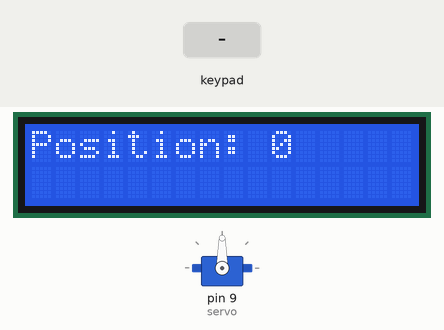
Recording of a sketch running on a simulated Arduino Uno, built with avr-gcc and run on an emulated ATmega328P. On the bench: 16×2 character LCD, servo. The inputs (shaded band) are chosen by the test bench.

Above: at 2.2 s.
2.3 s: key 'U' pressed
At 3.0 s:
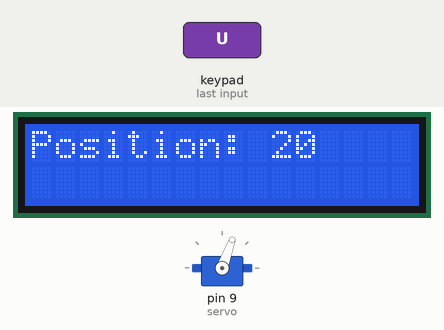
5.3 s: key 'R' pressed
At 5.8 s:
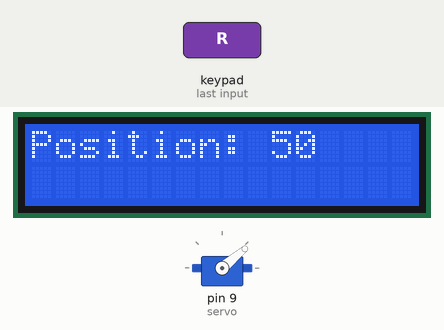
6.9 s: key 'L' pressed
At 8.3 s:
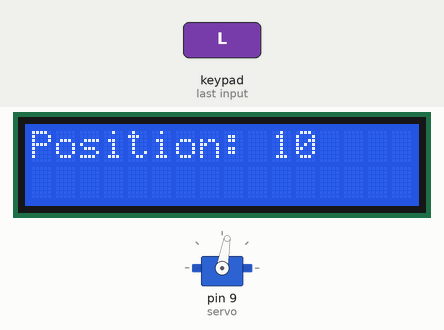
8.6 s: key 'D' pressed
At 9.6 s:
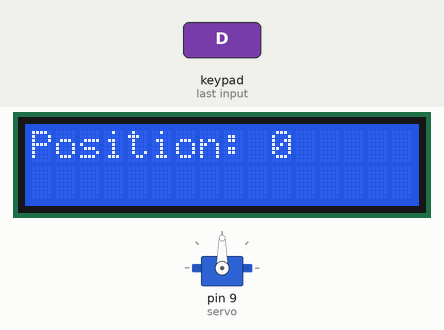
Timing chart, 0 to 11.6 s (numbered marks = the images above; inputs shaded):
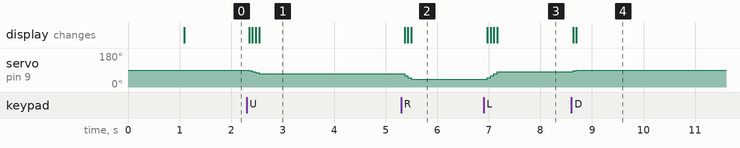

The sketch:

EE4777_Science_Tool.ino
```cpp
// Adafruit-RGB-LCD-Shield-Library - Version: Latest
#include <Adafruit_RGBLCDShield.h>
#include <Servo.h>
#include <utility/Adafruit_MCP23017.h>
#define MIN 90
#define MAX 40
/*
Sarah Wade
Cassie Gietek
EE4777 Science Tools Servo Code
*/

Servo servo;
Adafruit_RGBLCDShield lcd = Adafruit_RGBLCDShield();
int pos;
int up;

void setup()
{
  lcd.begin(16, 2);
  lcd.print("Hello World!");
  servo.attach(9);
  pos = MIN;
  servo.write(pos);
  delay(1000);
  up = 1;
}


// Reversed -> CCW MIN = 90, MAX = 0
//*
void loop()
{
  pos = checkButtonsRev();
  servo.write(pos);
  updateScreenRev();
  delay(50);
}/**/


// Forward -> CW MIN = 90, MAX = 0
/*
void loop()
{
  pos = checkButtons();
  servo.write(pos);
  updateScreen();
  delay(50);
}/**/

int checkButtonsRev()
{
  int newPos = pos;
  int buttons = lcd.readButtons();
  if (buttons & BUTTON_DOWN)
  {
    newPos = (pos+5) < MIN ? (pos+5) : MIN;
  }
  else if (buttons & BUTTON_UP)
  {
    newPos = (pos-5) > MAX ? (pos-5) : MAX;
  }
  else if (buttons & BUTTON_LEFT)
  {
    newPos = (pos+10) < MIN ? (pos+10) : MIN;
  }
  else if (buttons & BUTTON_RIGHT)
  {
    newPos = (pos-10) > MAX ? (pos-10) : MAX;
  }
  else if (buttons & BUTTON_SELECT)
  {
    newPos = MIN;
  }
  return newPos;
}

void updateScreenRev()
{
  lcd.clear();
  lcd.print("Position: ");
  int x = abs(pos-90);
  lcd.print(x);
}

int checkButtons()
{
  int newPos = pos;
  int buttons = lcd.readButtons();
  if (buttons & BUTTON_DOWN)
  {
    newPos = (pos-5) > MIN ? (pos-5) : MIN;
  }
  else if (buttons & BUTTON_UP)
  {
    newPos = (pos+5) < MAX ? (pos+5) : MAX;
  }
  else if (buttons & BUTTON_LEFT)
  {
    newPos = (pos-10) > MIN ? (pos-10) : MIN;
  }
  else if (buttons & BUTTON_RIGHT)
  {
    newPos = (pos+10) < MAX ? (pos+10) : MAX;
  }
  else if (buttons & BUTTON_SELECT)
  {
    newPos = MIN;
  }
  return newPos;
}

void updateScreen()
{
  lcd.clear();
  lcd.print("Position: ");
  lcd.print(pos);
}

void test()
{
  if (up == 1)
  {
    if (pos - 5 > MAX)
    {
      pos = pos - 5;
    } else {
      pos = MAX;
      up = 0;
    }
  } else {
    if (pos + 5 < MIN)
    {
      pos = pos + 5;
    } else {
      pos = MIN;
      up = 1;
    }
  }
  servo.write(pos);
  delay(1000);
}
```

Measured:
- after the input at 2.3 s, servo on pin 9 (servo): 90° → 85° after 0.05 s, → 80° 0.06 s later, → 75° 0.06 s later, → 70° 0.06 s later; the display: first changes after 0.05 s (image 1 shows a later state)
- after the input at 5.3 s, servo on pin 9 (servo): 70° → 60° after 0.07 s, → 50° 0.06 s later, → 40° 0.06 s later; the display: first changes after 0.07 s (image 2 shows a later state)
- after the input at 6.9 s, servo on pin 9 (servo): 40° → 50° after 0.07 s, → 60° 0.06 s later, → 70° 0.06 s later, → 80° 0.06 s later; the display: first changes after 0.07 s (image 3 shows a later state)
- after the input at 8.6 s, servo on pin 9 (servo): 80° → 85° at once, → 90° 0.06 s later; the display: first changes at once (image 4 shows a later state)
